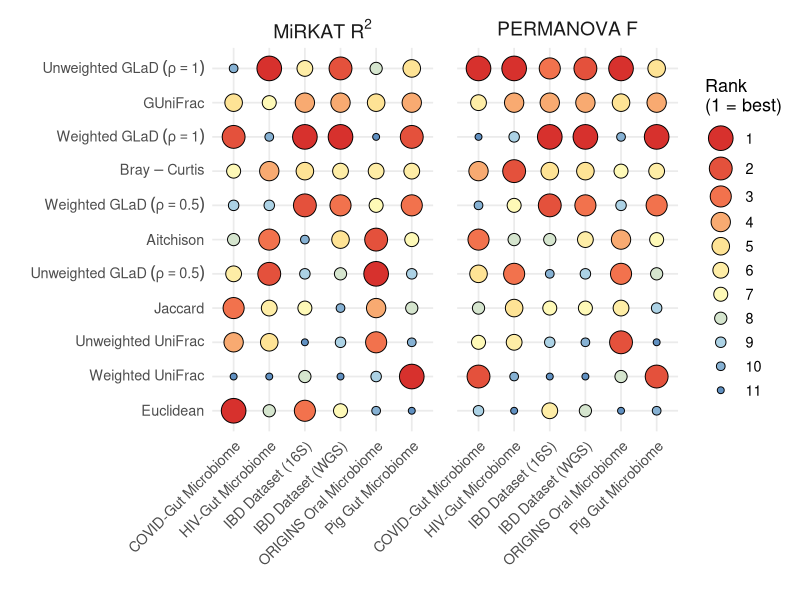
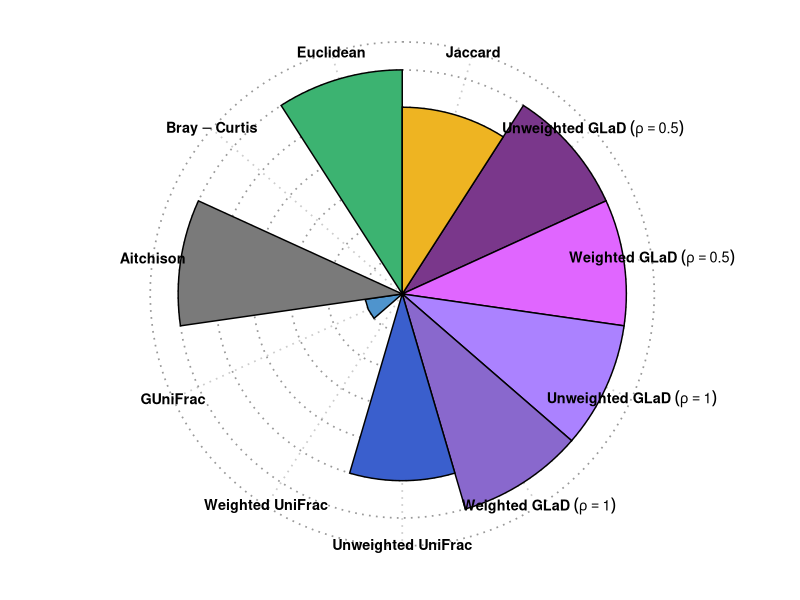
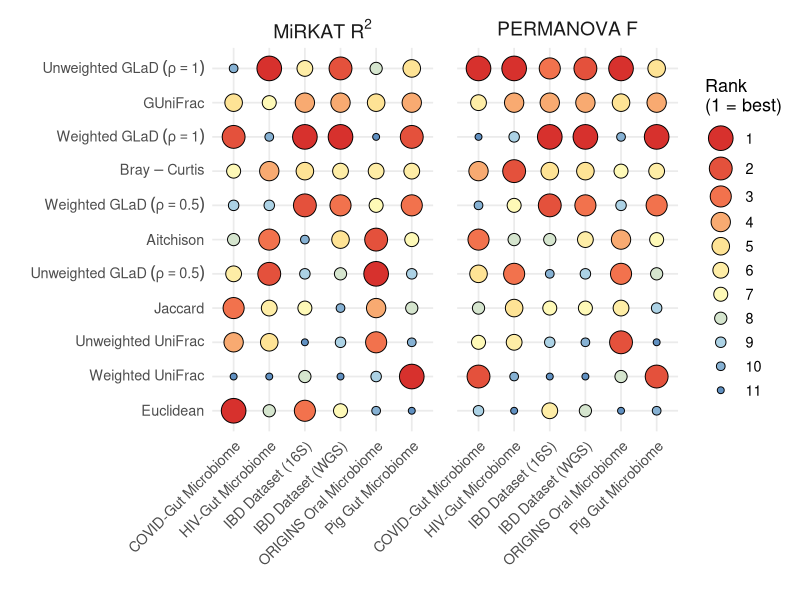
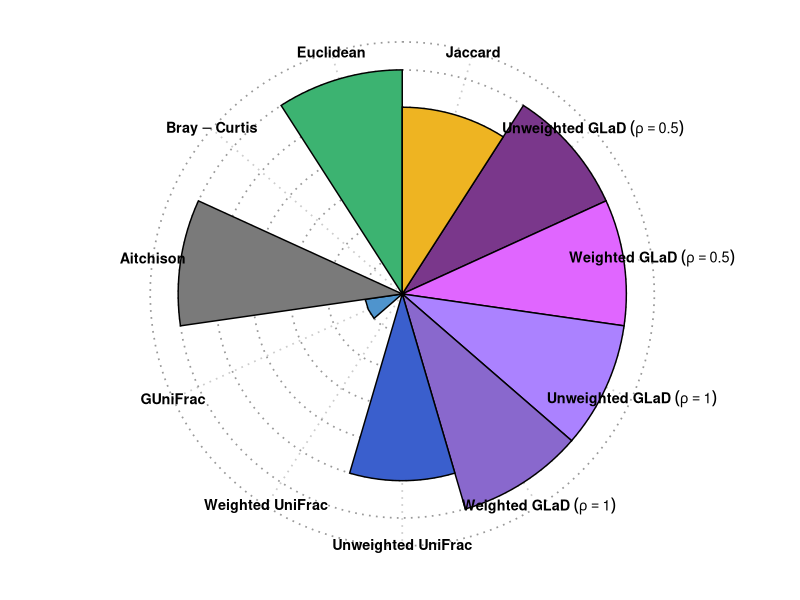

The R source for these figures, in order:
# ── libraries ────────────────────────────────────────────────────────────────
library(ggplot2)
library(dplyr)
library(tidyr)
library(scales)      # for label_parse()

# ── read data ────────────────────────────────────────────────────────────────
result <- read.csv("CaseStudyResult/filtered_CaseStudyResult.csv")

# ── helper vectors ───────────────────────────────────────────────────────────

# 1. exact method order required on the y‑axis
ordered_methods <- c(
  "GLaD_0.5_unweighted", "GLaD_0.5_weighted",
  "GLaD_1_unweighted",   "GLaD_1_weighted",
  "unifrac_unweighted",  "unifrac_weighted_phyloseq",
  "GUniFrac", "aitchison", "bray", "euclidean", "jaccard"
)

# LaTeX‑like labels (no bold so `label_parse()` works out‑of‑box)
method_latex_labels <- c(
  "GLaD_0.5_unweighted"        = "Unweighted~GLaD~(rho==0.5)",
  "GLaD_0.5_weighted"          = "Weighted~GLaD~(rho==0.5)",
  "GLaD_1_unweighted"          = "Unweighted~GLaD~(rho==1)",
  "GLaD_1_weighted"            = "Weighted~GLaD~(rho==1)",
  "unifrac_unweighted"         = "Unweighted~UniFrac",
  "unifrac_weighted_phyloseq"  = "Weighted~UniFrac",
  "GUniFrac"                   = "GUniFrac",
  "aitchison"                  = "Aitchison",
  "bray"                       = "Bray-Curtis",
  "euclidean"                  = "Euclidean",
  "jaccard"                    = "Jaccard"
)

# dataset labels for the x‑axis
dataset_labels <- c(
  "Concordance_oral_16S" = "ORIGINS Oral Microbiome",
  "covid"                = "COVID-Gut Microbiome",
  "HIV_gut"              = "HIV-Gut Microbiome",
  "IBD_16s"              = "IBD Dataset (16S)",
  "IBD_wgs"              = "IBD Dataset (WGS)",
  "Pig_gut"              = "Pig Gut Microbiome"
)

# ── wrangle & rank ───────────────────────────────────────────────────────────
plot_df <- result %>%
  rename(
    Dataset     = source,
    Method      = Dissimilarity,
    PERMANOVA_F = pseudo_F,
    MiRKAT_R2   = MiRKAT_Rsquared
  ) %>%
  filter(Method %in% ordered_methods) %>%
  mutate(Method = factor(Method, levels = ordered_methods)) %>%     # strict order
  group_by(Dataset) %>%
  mutate(
    F_rank  = rank(-PERMANOVA_F),   # larger F  ⇒ better (rank 1)
    R2_rank = rank(-MiRKAT_R2)      # larger R² ⇒ better
  ) %>%
  pivot_longer(c(F_rank, R2_rank),
               names_to  = "Metric",
               values_to = "Rank") %>%
  ungroup() %>%
  mutate(
    Metric        = recode(Metric,
                           F_rank  = "PERMANOVA~F",
                           R2_rank = "MiRKAT~R^2"),
    Dataset_label = recode(Dataset, !!!dataset_labels),
    Method_latex  = recode(as.character(Method), !!!method_latex_labels),
    Method_latex  = factor(Method_latex,                        # keep y‑axis order
                           levels = method_latex_labels[ordered_methods]),
    Rank_f        = factor(Rank, levels = sort(unique(Rank)))   # ordered factor
  )


method_order <- plot_df %>%
  group_by(Method) %>%
  summarise(mean_rank = mean(Rank, na.rm = TRUE)) %>%
  arrange(mean_rank) %>%
  pull(Method)


plot_df <- result %>%
  rename(
    Dataset     = source,
    Method      = Dissimilarity,
    PERMANOVA_F = pseudo_F,
    MiRKAT_R2   = MiRKAT_Rsquared
  ) %>%
  filter(Method %in% method_order) %>%
  mutate(Method = factor(Method, levels = method_order)) %>%     # strict order
  group_by(Dataset) %>%
  mutate(
    F_rank  = rank(-PERMANOVA_F),   # larger F  ⇒ better (rank 1)
    R2_rank = rank(-MiRKAT_R2)      # larger R² ⇒ better
  ) %>%
  pivot_longer(c(F_rank, R2_rank),
               names_to  = "Metric",
               values_to = "Rank") %>%
  ungroup() %>%
  mutate(
    Metric        = recode(Metric,
                           F_rank  = "PERMANOVA~F",
                           R2_rank = "MiRKAT~R^2"),
    Dataset_label = recode(Dataset, !!!dataset_labels),
    Method_latex  = recode(as.character(Method), !!!method_latex_labels),
    Method_latex  = factor(Method_latex,                        # keep y‑axis order
                           levels = method_latex_labels[method_order]),
    Rank_f        = factor(Rank, levels = sort(unique(Rank)))   # ordered factor
  )

# ── palette & size: same length as #ranks ────────────────────────────────────
n_ranks   <- nlevels(plot_df$Rank_f)                        # e.g. 11
rank_pal  <- colorRampPalette(c("#d7312d", "#f2724d","#fee395", "#fef9b7","#acd2e5", "#6090c1"))(n_ranks)
size_vals <- rescale(rev(seq_len(n_ranks)), to = c(2, 8))   # rank 1 = largest

# ── plot ─────────────────────────────────────────────────────────────────────
p <- ggplot(plot_df,
            aes(x    = Dataset_label,
                y    = Method_latex,
                fill = Rank_f,
                size = Rank_f)) +
  geom_point(shape = 21, colour = "black") +
  facet_wrap(~ Metric, scales = "free_x", labeller = label_parsed) +
  scale_fill_manual(values = rank_pal,
                    name   = "Rank\n(1 = best)") +
  scale_size_manual(values = size_vals,
                    name   = "Rank\n(1 = best)") +
  guides(
    fill = guide_legend(
      override.aes = list(size   = size_vals,
                          shape  = 21,
                          colour = "black")),
    size = "none"
  ) +
  scale_y_discrete(
    limits = rev(levels(plot_df$Method_latex)),   # ← reverse the order
    labels = label_parse()
  ) +
  theme_minimal(base_size = 13) +
  theme(
    axis.text.x   = element_text(angle = 45, hjust = 1),
    panel.spacing = unit(1.2, "lines"),
    strip.text    = element_text(size = 14)
  ) +
  labs(x = "", y = "")

print(p)

ggsave("CaseStudyResult/bubble_plot.png", plot = p, width = 10, height = 6, dpi = 1000)


########################################## Radar plot #########################################

# ── packages ───────────────────────────────────────────────────────────────────
library(ggplot2)
library(dplyr)

# ── ordering, labels, colours ──────────────────────────────────────────────────
ordered_methods <- c(
  "jaccard",
  "GLaD_0.5_unweighted", "GLaD_0.5_weighted",
  "GLaD_1_unweighted",   "GLaD_1_weighted",
  "unifrac_unweighted",  "unifrac_weighted_phyloseq",
  "GUniFrac", "aitchison", "bray", "euclidean"
)

method_latex_labels <- c(
  "GLaD_0.5_unweighted"      = "bold(Unweighted~GLaD~(rho==0.5))",
  "GLaD_0.5_weighted"        = "bold(Weighted~GLaD~(rho==0.5))",
  "GLaD_1_unweighted"        = "bold(Unweighted~GLaD~(rho==1))",
  "GLaD_1_weighted"          = "bold(Weighted~GLaD~(rho==1))",
  "unifrac_unweighted"       = "bold(Unweighted~UniFrac)",
  "unifrac_weighted_phyloseq"= "bold(Weighted~UniFrac)",
  "GUniFrac"                 = "bold(GUniFrac)",
  "aitchison"                = "bold(Aitchison)",
  "bray"                     = "bold(Bray-Curtis)",
  "euclidean"                = "bold(Euclidean)",
  "jaccard"                  = "bold(Jaccard)"
)

method_colors <- c(
  "GLaD_0.5_unweighted"      = "mediumorchid4",
  "GLaD_0.5_weighted"        = "mediumorchid1",
  "GLaD_1_unweighted"        = "mediumpurple1",
  "GLaD_1_weighted"          = "mediumpurple3",
  "unifrac_unweighted"       = "royalblue3",
  "unifrac_weighted_phyloseq"= "steelblue1",
  "GUniFrac"                 = "steelblue3",
  "aitchison"                = "gray48",
  "bray"                     = "coral3",
  "euclidean"                = "mediumseagreen",
  "jaccard"                  = "goldenrod2"
)

# ── build summary table ────────────────────────────────────────────────────────
fni_summary <- result %>%
  filter(Dissimilarity %in% ordered_methods) %>%
  mutate(IsEuclideanC = if_else(IsEuclidean == "YES", 1, 0)) %>%
  group_by(Dissimilarity) %>%
  summarise(FNI_zero_count = sum(IsEuclideanC), .groups = "drop") %>%
  mutate(method = factor(Dissimilarity, levels = ordered_methods))

# helper: parse labels on demand
label_fun <- function(x) parse(text = method_latex_labels[x])

# ── plot ───────────────────────────────────────────────────────────────────────
r <- ggplot(fni_summary,
            aes(x = method, y = FNI_zero_count, fill = method)) +
  geom_bar(stat = "identity", width = 1, colour = "black", show.legend = FALSE) +
  coord_polar(start = 0, clip = "off") +                    # don’t clip labels
  scale_fill_manual(values = method_colors) +
  scale_y_continuous(breaks = pretty(fni_summary$FNI_zero_count)) +
  scale_x_discrete(labels = label_fun) +                    # parse LaTeX‑style
  theme_minimal(base_size = 13) +
  theme(
    axis.title      = element_blank(),
    axis.text.y     = element_blank(),
    axis.text.x = element_text(hjust = 1, vjust = 1, colour = "black"),
    panel.grid      = element_line(colour = "grey80", linetype = "dotted"),
    panel.grid.major.y = element_line(colour = "grey60"),
    plot.title      = element_text(hjust = 0.5, face = "bold"),
    plot.margin     = margin(t = 10, r = 40, b = 10, l = 40) # extra room
  ) 

print(r)
ggsave("CaseStudyResult/radar_plot.png", plot = r, width = 9, height = 6, dpi = 1000)
